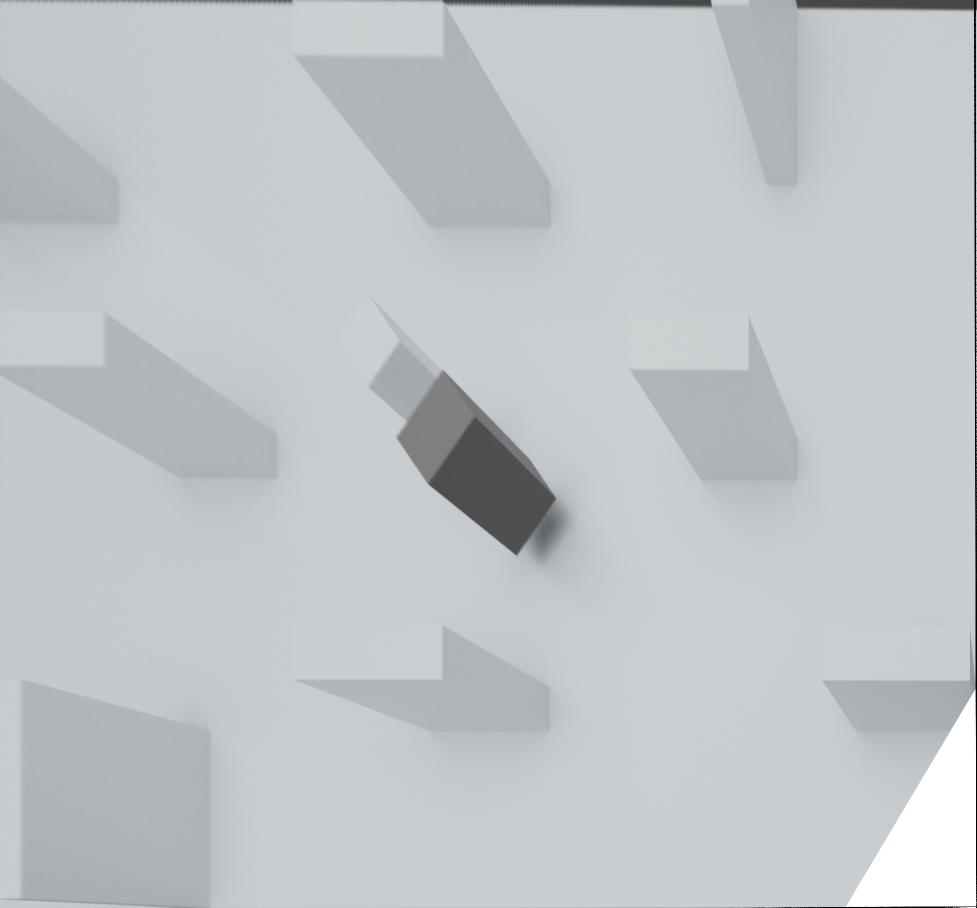
#> input picture p_t.png, 1953 x 1815 px (shown at 1/2 size)
$ python s2.py   (older library calls are emulated)
#> lines starting #> are read from the running program, lines starting #| are printed output that depends on the picture; after the words box and inside, x2 and y2 are one past the last pixel; in counts of white or black regions, pixels touching at a corner belong together
import cv2
import numpy as np
from matplotlib import pyplot as plt

# loading image
#img0 = cv2.imread('SanFrancisco.jpg',)
img0 = cv2.imread("p_t.png")
#> img0 is the input picture: shape (1815, 1953, 3); mean B, G, R 199.9, 197.6, 194.2
img0=cv2.resize(img0,None,fx=0.35,fy=0.35,interpolation=cv2.INTER_CUBIC)
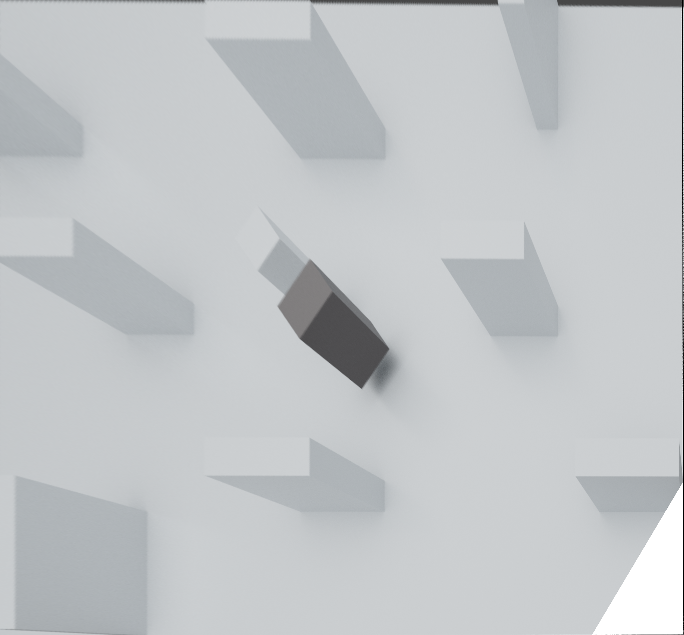
#> img0: shape (635, 684, 3); mean B, G, R 199.9, 197.6, 194.2
# converting to gray scale
gray = cv2.cvtColor(img0, cv2.COLOR_BGR2GRAY)
print(gray.shape)
#| (635, 684)
# remove noise
img = cv2.GaussianBlur(gray,(3,3),0)

# convolute with proper kernels
laplacian = cv2.Laplacian(img,cv2.CV_64F)
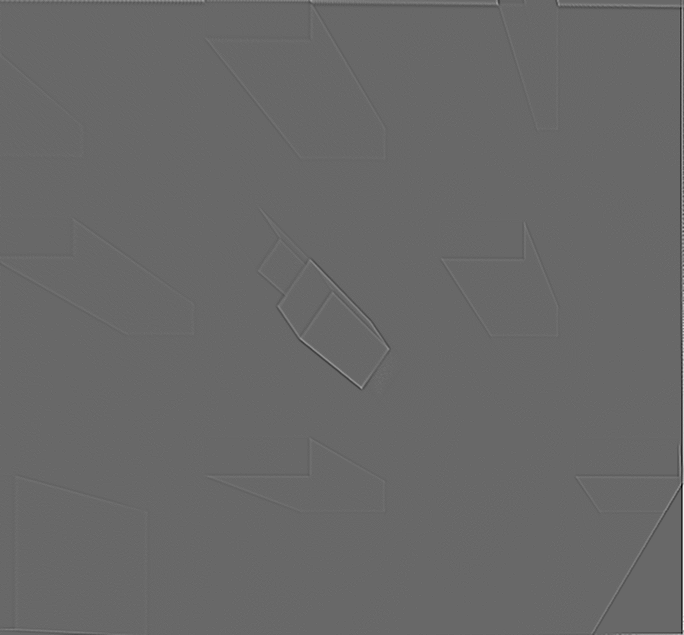
#> laplacian: shape (635, 684) float64; min -97, max 139, mean 0.1; drawn with min black and max white
sobelx = cv2.Sobel(img,cv2.CV_64F,1,0,ksize=5)  # x
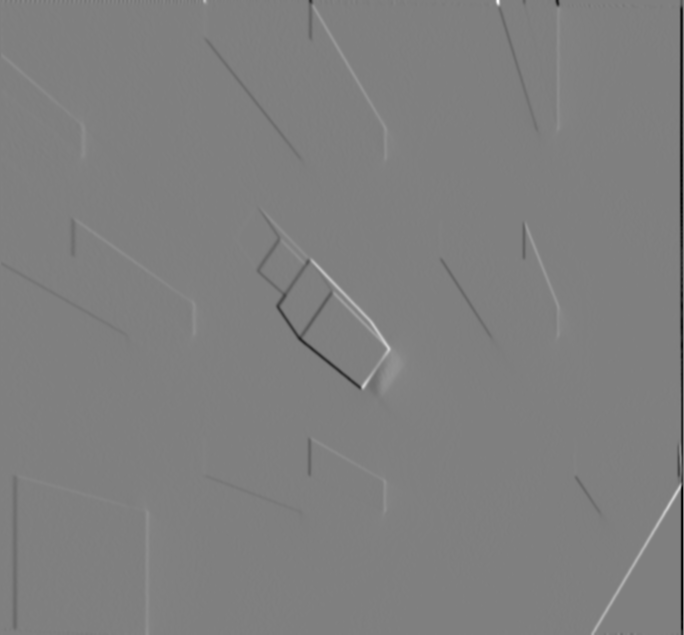
#> sobelx: shape (635, 684) float64; min -5088, max 5070, mean -11; drawn with min black and max white
sobely = cv2.Sobel(img,cv2.CV_64F,0,1,ksize=5)  # y
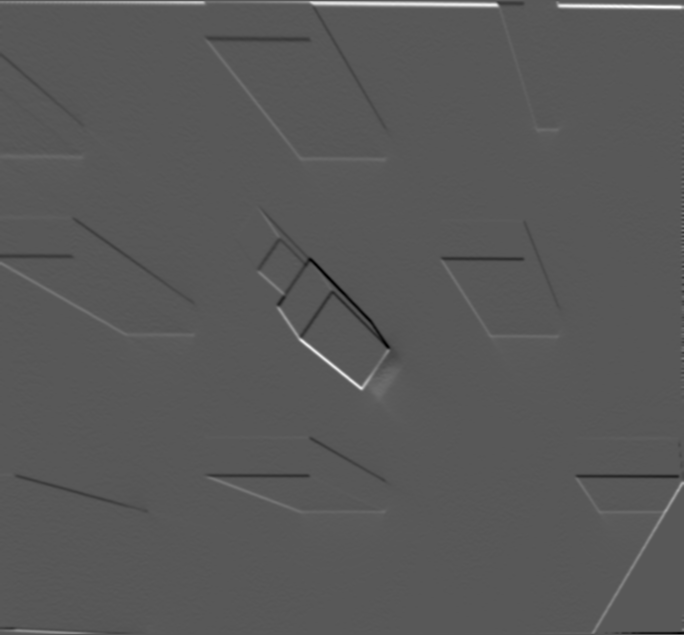
#> sobely: shape (635, 684) float64; min -2434, max 4599, mean 15.7; drawn with min black and max white
#sobelx=cv2.threshold(sobelx,50,255,type=cv2.THRESH_BINARY)
ret,sobelx = cv2.threshold(sobelx,200,255,cv2.THRESH_BINARY)
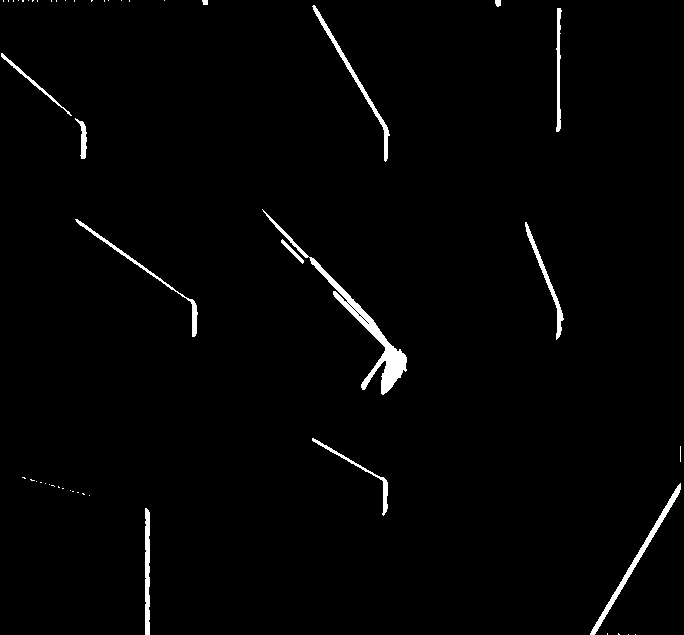
#> sobelx: shape (635, 684) float64; 1.6% white; 50 white regions (37 under 20 px), largest, box (x1, y1, x2, y2) and area: (262, 209, 407, 395) 2158, (590, 483, 681, 635) 891, (312, 5, 390, 162) 730
ret,sobely = cv2.threshold(sobely,200,255,cv2.THRESH_BINARY)
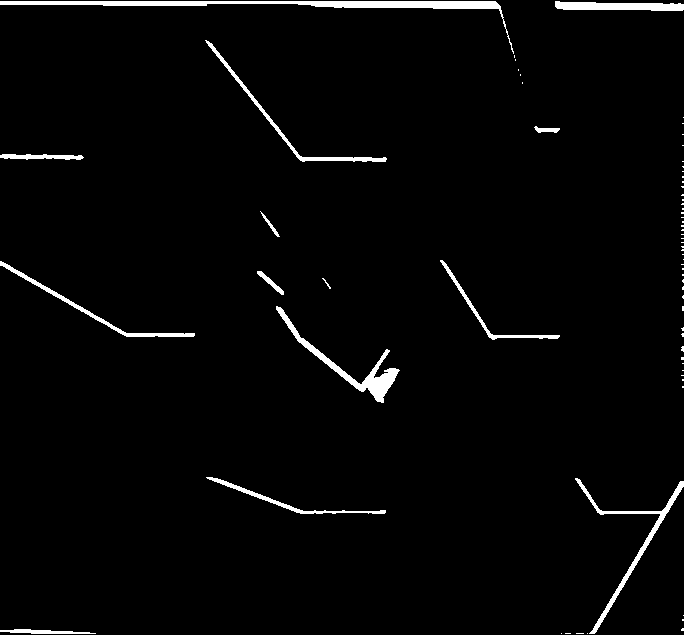
#> sobely: shape (635, 684) float64; 2.4% white; 68 white regions (54 under 20 px), largest, box (x1, y1, x2, y2) and area: (0, 1, 514, 54) 2682, (276, 306, 400, 403) 1478, (575, 478, 684, 634) 1196

#print(sobelx)
cv2.imshow('sobelx',sobelx)
cv2.imshow('sobely',sobely)

cv2.waitKey(0)
